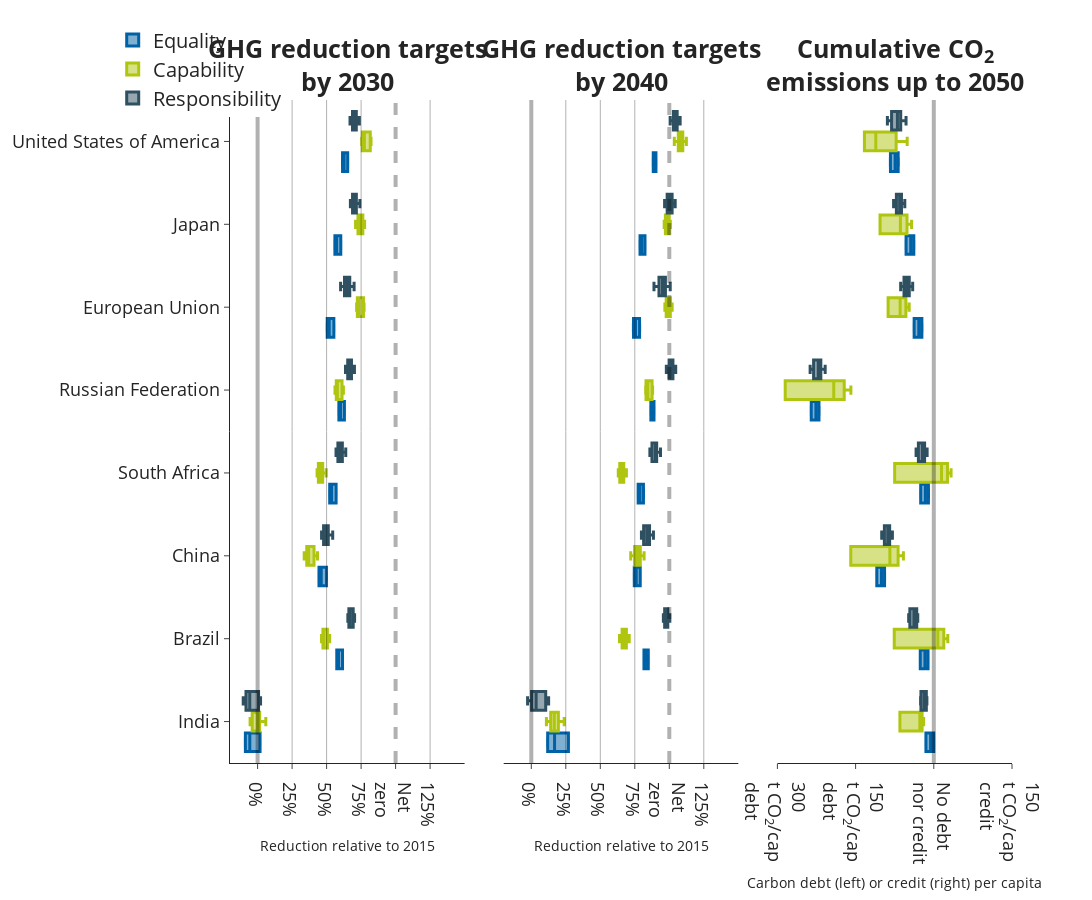

This figure's notebook cell:
### Markdown cell above
## Plot

### Code cell
fig = make_subplots(rows=1, cols=3,
                    specs=[[{}, {}, {}]],
                    subplot_titles=("<b>GHG reduction targets<br>by 2030", "<b>GHG reduction targets<br>by 2040", "<b>Cumulative CO<sub>2</sub><br>emissions up to 2050"),
                    #subplot_titles=("<b>GHG reduction targets<br>by 2030", "<b>GHG reduction targets<br>by 2040", "<b>Cumulative GHG</sub><br>emissions"),
                    horizontal_spacing = 0.05, vertical_spacing=0.05, shared_xaxes=False, shared_yaxes=True)

col1 = "#afc50f"#"rgba(255, 65, 54, 1)"
col2 = '#2e5061'#'rgba(61, 153, 112, 1)'
col3 = '#0062a6'

fig.add_trace(go.Box(x=vals_2030_pc, y=regs_pcc, name = 'Equality', boxpoints=False, offsetgroup='A', marker_color=col3, line_width=3), 1, 1)
fig.add_trace(go.Box(x=vals_2030_ap, y=regs_ap,name = 'Capability',boxpoints=False, offsetgroup='B', marker_color=col1, line_width=3), 1, 1)
fig.add_trace(go.Box(x=vals_2030_ecpc, y=regs_ecpc, name = 'Responsibility',boxpoints=False, offsetgroup='C', marker_color=col2, line_width=3), 1, 1) #rgba(255, 133, 27,1)

fig.add_trace(go.Box(x=vals_2040_pc, y=regs_pcc, offsetgroup='A', showlegend=False, boxpoints=False, marker_color=col3, line_width=3), 1, 2)
fig.add_trace(go.Box(x=vals_2040_ap, y=regs_ap, offsetgroup='B', showlegend=False, boxpoints=False, marker_color=col1, line_width=3), 1, 2)
fig.add_trace(go.Box(x=vals_2040_ecpc, y=regs_ecpc, offsetgroup='C', showlegend=False, boxpoints=False,  marker_color=col2, line_width=3), 1, 2)

fig.add_vline(x=0.25, line_width=1, line_dash="solid", line_color="black")
fig.add_vline(x=0.5, line_width=1, line_dash="solid", line_color="black")
fig.add_vline(x=0.75, line_width=1, line_dash="solid", line_color="black")
fig.add_vline(x=1.25, line_width=1, line_dash="solid", line_color="black")
fig.add_vline(x=1, line_width=4, line_dash="dash", line_color="black")

fig.add_trace(go.Box(x=debt_pc, y=regs_pcc, offsetgroup='A', showlegend=False, boxpoints=False, marker_color=col3, line_width=3), 1, 3)
fig.add_trace(go.Box(x=debt_ap, y=regs_ap, offsetgroup='B', showlegend=False, boxpoints=False, marker_color=col1, line_width=3), 1, 3)
fig.add_trace(go.Box(x=debt_ecpc, y=regs_ecpc, offsetgroup='C', showlegend=False, boxpoints=False,  marker_color=col2, line_width=3), 1, 3)
fig.add_vline(x=0, line_width=4, line_dash="solid", line_color="black")

fig.update_layout(
    boxmode='group', # group together boxes of the different traces for each value of x
      boxgap=0.25,       # Space between different categories (days)
    boxgroupgap=0.1,
        yaxis=dict(tickfont=dict(size=18)),   # Increase tick font size for first subplot
        yaxis2=dict(tickfont=dict(size=18), showline=False, ticks=''),
        yaxis3=dict(tickfont=dict(size=18), showline=False, ticks=''),
        xaxis=dict(tickfont=dict(size=18)),   # Increase tick font size for first subplot
        xaxis2=dict(tickfont=dict(size=18)),
        xaxis3=dict(tickfont=dict(size=18))
)

for i in range(3):
  fig.update_xaxes(
      tickvals=[[0, 0.25, 0.5, 0.75, 1.0, 1.25], [0, 0.25, 0.5, 0.75, 1.0, 1.25], [-300, -150, 0, 150]][i],  # Custom tick positions
      ticktext=[['0%', '25%', '50%', '75%', 'Net<br>zero', '125%'], ['0%', '25%', '50%', '75%', 'Net<br>zero', '125%'], ['300<br>t CO<sub>2</sub>/cap<br>debt', '150<br>t CO<sub>2</sub>/cap<br>debt', 'No debt<br>nor credit', '150<br>t CO<sub>2</sub>/cap<br>credit']][i],  # Custom tick labels
      row=1, col=1+i,
      range=[[-0.2, 1.5], [-0.2, 1.5], [-300, 150]][i],
      title_text = ["Reduction relative to 2015", "Reduction relative to 2015", "Carbon debt (left) or credit (right) per capita"][i],
  )

fig.update_traces(orientation='h')
for annotation in fig['layout']['annotations']:
    annotation['font'] = dict(size=25)
fig.update_layout(height=900, width=1600, template='simple_white',
                  legend=dict(
                     x=-0.15, y=1.12,
        font=dict(size=20)
    ))
fig.write_image(path_figs / "Figure_2_h2.svg", scale=4)
fig.show()

### Figure 1 — Plotly figure (JSON) as saved in the notebook; plotly's stock layout.template omitted (floating-point values rounded to 4 significant figures)
{"data": [{"boxpoints": false, "line": {"width": 3}, "marker": {"color": "#0062a6"}, "name": "Equality", "offsetgroup": "A", "orientation": "h", "type": "box", "x": [0.01794, 0.0179, 0.01782, 0.01765, 0.01799, -0.05651, -0.05656, -0.05663, -0.05682, -0.05646, -0.08857, -0.08862, -0.0887, -0.08889, -0.08852, 0.6154, 0.6154, 0.6154, 0.6154, 0.6154, 0.5862, 0.5863, 0.5863, 0.5862, 0.5862, 0.5737, 0.5737, 0.5737, 0.5737, 0.5737, 0.4989, 0.499, 0.4991, 0.4992, 0.4989, 0.4609, 0.4611, 0.4611, 0.4612, 0.461, 0.4446, 0.4447, 0.4448, 0.4449, 0.4446, 0.5688, 0.569, 0.5691, 0.5691, 0.5688, 0.5362, 0.5363, 0.5365, 0.5364, 0.5362, 0.5221, 0.5222, 0.5224, 0.5223, 0.5221, 0.629, 0.6291, 0.6292, 0.6292, 0.6289, 0.6009, 0.601, 0.6011, 0.6011, 0.6008, 0.5888, 0.5889, 0.589, 0.589, 0.5886, 0.5526, 0.5528, 0.553, 0.553, 0.5524, 0.5187, 0.5189, 0.5191, 0.5191, 0.5185, 0.5041, 0.5043, 0.5045, 0.5045, 0.5039, 0.6028, 0.603, 0.6031, 0.6031, 0.6027, 0.5727, 0.5729, 0.573, 0.573, 0.5726, 0.5597, 0.5599, 0.5601, 0.56, 0.5596, 0.653, 0.653, 0.6531, 0.6531, 0.6528, 0.6266, 0.6267, 0.6269, 0.6268, 0.6264, 0.6153, 0.6154, 0.6155, 0.6155, 0.6151], "xaxis": "x", "y": ["India", "India", "India", "India", "India", "India", "India", "India", "India", "India", "India", "India", "India", "India", "India", "Brazil", "Brazil", "Brazil", "Brazil", "Brazil", "Brazil", "Brazil", "Brazil", "Brazil", "Brazil", "Brazil", "Brazil", "Brazil", "Brazil", "Brazil", "China", "China", "China", "China", "China", "China", "China", "China", "China", "China", "China", "China", "China", "China", "China", "South Africa", "South Africa", "South Africa", "South Africa", "South Africa", "South Africa", "South Africa", "South Africa", "South Africa", "South Africa", "South Africa", "South Africa", "South Africa", "South Africa", "South Africa", "Russian Federation", "Russian Federation", "Russian Federation", "Russian Federation", "Russian Federation", "Russian Federation", "Russian Federation", "Russian Federation", "Russian Federation", "Russian Federation", "Russian Federation", "Russian Federation", "Russian Federation", "Russian Federation", "Russian Federation", "European Union", "European Union", "European Union", "European Union", "European Union", "European Union", "European Union", "European Union", "European Union", "European Union", "European Union", "European Union", "European Union", "European Union", "European Union", "Japan", "Japan", "Japan", "Japan", "Japan", "Japan", "Japan", "Japan", "Japan", "Japan", "Japan", "Japan", "Japan", "Japan", "Japan", "United States of America", "United States of America", "United States of America", "United States of America", "United States of America", "United States of America", "United States of America", "United States of America", "United States of America", "United States of America", "United States of America", "United States of America", "United States of America", "United States of America", "United States of America"], "yaxis": "y"}, {"boxpoints": false, "line": {"width": 3}, "marker": {"color": "#afc50f"}, "name": "Capability", "offsetgroup": "B", "orientation": "h", "type": "box", "x": [0.01401, -0.03153, -0.05115, 0.009118, -0.03517, -0.05424, 0.05957, 0.01797, 5.279e-05, null, null, null, null, null, null, 0.5222, 0.4931, 0.4806, 0.5083, 0.479, 0.4663, 0.5049, 0.4756, 0.463, null, null, null, null, null, null, 0.4343, 0.3881, 0.3682, 0.4172, 0.37, 0.3497, 0.4058, 0.3582, 0.3378, null, null, null, null, null, null, 0.4719, 0.4433, 0.431, 0.4716, 0.4436, 0.4315, 0.4973, 0.4706, 0.4592, null, null, null, null, null, null, 0.6113, 0.5761, 0.5609, 0.6216, 0.5873, 0.5725, 0.6132, 0.5782, 0.5631, null, null, null, null, null, null, 0.7714, 0.7384, 0.7241, 0.7679, 0.7334, 0.7186, 0.7668, 0.7325, 0.7177, null, null, null, null, null, null, 0.7584, 0.7245, 0.7099, 0.7748, 0.7423, 0.7283, 0.7755, 0.7434, 0.7295, null, null, null, null, null, null, 0.8159, 0.7738, 0.7557, 0.8219, 0.7784, 0.7596, 0.8178, 0.7737, 0.7547, null, null, null, null, null, null], "xaxis": "x", "y": ["India", "India", "India", "India", "India", "India", "India", "India", "India", "India", "India", "India", "India", "India", "India", "Brazil", "Brazil", "Brazil", "Brazil", "Brazil", "Brazil", "Brazil", "Brazil", "Brazil", "Brazil", "Brazil", "Brazil", "Brazil", "Brazil", "Brazil", "China", "China", "China", "China", "China", "China", "China", "China", "China", "China", "China", "China", "China", "China", "China", "South Africa", "South Africa", "South Africa", "South Africa", "South Africa", "South Africa", "South Africa", "South Africa", "South Africa", "South Africa", "South Africa", "South Africa", "South Africa", "South Africa", "South Africa", "Russian Federation", "Russian Federation", "Russian Federation", "Russian Federation", "Russian Federation", "Russian Federation", "Russian Federation", "Russian Federation", "Russian Federation", "Russian Federation", "Russian Federation", "Russian Federation", "Russian Federation", "Russian Federation", "Russian Federation", "European Union", "European Union", "European Union", "European Union", "European Union", "European Union", "European Union", "European Union", "European Union", "European Union", "European Union", "European Union", "European Union", "European Union", "European Union", "Japan", "Japan", "Japan", "Japan", "Japan", "Japan", "Japan", "Japan", "Japan", "Japan", "Japan", "Japan", "Japan", "Japan", "Japan", "United States of America", "United States of America", "United States of America", "United States of America", "United States of America", "United States of America", "United States of America", "United States of America", "United States of America", "United States of America", "United States of America", "United States of America", "United States of America", "United States of America", "United States of America"], "yaxis": "y"}, {"boxpoints": false, "line": {"width": 3}, "marker": {"color": "#2e5061"}, "name": "Responsibility", "offsetgroup": "C", "orientation": "h", "type": "box", "x": [0.00934, 0.01672, 0.02149, -0.0002284, 0.01155, -0.05922, -0.05134, -0.04627, -0.06942, -0.05686, -0.0937, -0.08552, -0.08024, -0.1043, -0.09126, 0.6926, 0.6977, 0.7028, 0.6984, 0.6927, 0.6646, 0.67, 0.6755, 0.6707, 0.6647, 0.654, 0.6596, 0.6653, 0.6603, 0.6541, 0.5113, 0.5261, 0.5353, 0.5442, 0.5122, 0.4766, 0.4923, 0.5022, 0.5117, 0.4776, 0.4635, 0.4799, 0.4901, 0.5, 0.4645, 0.6142, 0.6267, 0.6388, 0.6333, 0.614, 0.5816, 0.595, 0.6078, 0.602, 0.5814, 0.5686, 0.5824, 0.5958, 0.5897, 0.5683, 0.6817, 0.6888, 0.6967, 0.7018, 0.6746, 0.6542, 0.6619, 0.6703, 0.6757, 0.6466, 0.6447, 0.6526, 0.6614, 0.6669, 0.6368, 0.6608, 0.6751, 0.6914, 0.6993, 0.6478, 0.6289, 0.6441, 0.6615, 0.6699, 0.615, 0.6159, 0.6317, 0.6498, 0.6586, 0.6014, 0.7143, 0.7263, 0.7381, 0.7412, 0.7102, 0.6873, 0.7001, 0.7127, 0.716, 0.6829, 0.677, 0.6903, 0.7034, 0.7068, 0.6724, 0.7164, 0.7228, 0.7305, 0.7371, 0.7071, 0.6895, 0.6964, 0.7046, 0.7116, 0.6796, 0.68, 0.6872, 0.6957, 0.7029, 0.6697], "xaxis": "x", "y": ["India", "India", "India", "India", "India", "India", "India", "India", "India", "India", "India", "India", "India", "India", "India", "Brazil", "Brazil", "Brazil", "Brazil", "Brazil", "Brazil", "Brazil", "Brazil", "Brazil", "Brazil", "Brazil", "Brazil", "Brazil", "Brazil", "Brazil", "China", "China", "China", "China", "China", "China", "China", "China", "China", "China", "China", "China", "China", "China", "China", "South Africa", "South Africa", "South Africa", "South Africa", "South Africa", "South Africa", "South Africa", "South Africa", "South Africa", "South Africa", "South Africa", "South Africa", "South Africa", "South Africa", "South Africa", "Russian Federation", "Russian Federation", "Russian Federation", "Russian Federation", "Russian Federation", "Russian Federation", "Russian Federation", "Russian Federation", "Russian Federation", "Russian Federation", "Russian Federation", "Russian Federation", "Russian Federation", "Russian Federation", "Russian Federation", "European Union", "European Union", "European Union", "European Union", "European Union", "European Union", "European Union", "European Union", "European Union", "European Union", "European Union", "European Union", "European Union", "European Union", "European Union", "Japan", "Japan", "Japan", "Japan", "Japan", "Japan", "Japan", "Japan", "Japan", "Japan", "Japan", "Japan", "Japan", "Japan", "Japan", "United States of America", "United States of America", "United States of America", "United States of America", "United States of America", "United States of America", "United States of America", "United States of America", "United States of America", "United States of America", "United States of America", "United States of America", "United States of America", "United States of America", "United States of America"], "yaxis": "y"}, {"boxpoints": false, "line": {"width": 3}, "marker": {"color": "#0062a6"}, "offsetgroup": "A", "orientation": "h", "showlegend": false, "type": "box", "x": [0.2692, 0.2691, 0.269, 0.2689, 0.2692, 0.1687, 0.1686, 0.1686, 0.1683, 0.1688, 0.1186, 0.1185, 0.1184, 0.1182, 0.1187, 0.8477, 0.8477, 0.8477, 0.8477, 0.8477, 0.8267, 0.8268, 0.8268, 0.8268, 0.8268, 0.8163, 0.8163, 0.8164, 0.8163, 0.8163, 0.7893, 0.7894, 0.7895, 0.7896, 0.7893, 0.7603, 0.7605, 0.7605, 0.7606, 0.7603, 0.7459, 0.746, 0.7461, 0.7462, 0.7459, 0.8126, 0.8128, 0.8129, 0.8129, 0.8126, 0.7869, 0.787, 0.7872, 0.7872, 0.7869, 0.774, 0.7742, 0.7744, 0.7743, 0.774, 0.8891, 0.8892, 0.8893, 0.8893, 0.8889, 0.8738, 0.8739, 0.8741, 0.874, 0.8736, 0.8662, 0.8663, 0.8665, 0.8664, 0.866, 0.7846, 0.7848, 0.785, 0.785, 0.7844, 0.755, 0.7552, 0.7555, 0.7554, 0.7547, 0.7402, 0.7405, 0.7407, 0.7407, 0.74, 0.8238, 0.824, 0.8241, 0.8241, 0.8237, 0.7996, 0.7998, 0.7999, 0.7999, 0.7995, 0.7875, 0.7877, 0.7879, 0.7878, 0.7874, 0.9033, 0.9034, 0.9035, 0.9035, 0.9031, 0.89, 0.8901, 0.8903, 0.8902, 0.8898, 0.8834, 0.8835, 0.8837, 0.8836, 0.8832], "xaxis": "x2", "y": ["India", "India", "India", "India", "India", "India", "India", "India", "India", "India", "India", "India", "India", "India", "India", "Brazil", "Brazil", "Brazil", "Brazil", "Brazil", "Brazil", "Brazil", "Brazil", "Brazil", "Brazil", "Brazil", "Brazil", "Brazil", "Brazil", "Brazil", "China", "China", "China", "China", "China", "China", "China", "China", "China", "China", "China", "China", "China", "China", "China", "South Africa", "South Africa", "South Africa", "South Africa", "South Africa", "South Africa", "South Africa", "South Africa", "South Africa", "South Africa", "South Africa", "South Africa", "South Africa", "South Africa", "South Africa", "Russian Federation", "Russian Federation", "Russian Federation", "Russian Federation", "Russian Federation", "Russian Federation", "Russian Federation", "Russian Federation", "Russian Federation", "Russian Federation", "Russian Federation", "Russian Federation", "Russian Federation", "Russian Federation", "Russian Federation", "European Union", "European Union", "European Union", "European Union", "European Union", "European Union", "European Union", "European Union", "European Union", "European Union", "European Union", "European Union", "European Union", "European Union", "European Union", "Japan", "Japan", "Japan", "Japan", "Japan", "Japan", "Japan", "Japan", "Japan", "Japan", "Japan", "Japan", "Japan", "Japan", "Japan", "United States of America", "United States of America", "United States of America", "United States of America", "United States of America", "United States of America", "United States of America", "United States of America", "United States of America", "United States of America", "United States of America", "United States of America", "United States of America", "United States of America", "United States of America"], "yaxis": "y2"}, {"boxpoints": false, "line": {"width": 3}, "marker": {"color": "#afc50f"}, "offsetgroup": "B", "orientation": "h", "showlegend": false, "type": "box", "x": [0.2383, 0.1805, 0.1517, 0.1897, 0.1361, 0.1094, 0.2159, 0.1667, 0.1421, null, null, null, null, null, null, 0.7096, 0.679, 0.6637, 0.6847, 0.6543, 0.6392, 0.7014, 0.6733, 0.6592, null, null, null, null, null, null, 0.8173, 0.7776, 0.7578, 0.8097, 0.7704, 0.7508, 0.7834, 0.7414, 0.7205, null, null, null, null, null, null, 0.6752, 0.6485, 0.6352, 0.6685, 0.643, 0.6303, 0.6891, 0.6653, 0.6534, null, null, null, null, null, null, 0.875, 0.8446, 0.8294, 0.8755, 0.8445, 0.829, 0.879, 0.8475, 0.8318, null, null, null, null, null, null, 1.005, 0.9801, 0.9679, 1.021, 0.9923, 0.9782, 1.016, 0.9885, 0.9749, null, null, null, null, null, null, 0.9989, 0.9749, 0.963, 1.007, 0.9842, 0.9727, 1.001, 0.9793, 0.9683, null, null, null, null, null, null, 1.076, 1.05, 1.036, 1.124, 1.089, 1.072, 1.123, 1.088, 1.07, null, null, null, null, null, null], "xaxis": "x2", "y": ["India", "India", "India", "India", "India", "India", "India", "India", "India", "India", "India", "India", "India", "India", "India", "Brazil", "Brazil", "Brazil", "Brazil", "Brazil", "Brazil", "Brazil", "Brazil", "Brazil", "Brazil", "Brazil", "Brazil", "Brazil", "Brazil", "Brazil", "China", "China", "China", "China", "China", "China", "China", "China", "China", "China", "China", "China", "China", "China", "China", "South Africa", "South Africa", "South Africa", "South Africa", "South Africa", "South Africa", "South Africa", "South Africa", "South Africa", "South Africa", "South Africa", "South Africa", "South Africa", "South Africa", "South Africa", "Russian Federation", "Russian Federation", "Russian Federation", "Russian Federation", "Russian Federation", "Russian Federation", "Russian Federation", "Russian Federation", "Russian Federation", "Russian Federation", "Russian Federation", "Russian Federation", "Russian Federation", "Russian Federation", "Russian Federation", "European Union", "European Union", "European Union", "European Union", "European Union", "European Union", "European Union", "European Union", "European Union", "European Union", "European Union", "European Union", "European Union", "European Union", "European Union", "Japan", "Japan", "Japan", "Japan", "Japan", "Japan", "Japan", "Japan", "Japan", "Japan", "Japan", "Japan", "Japan", "Japan", "Japan", "United States of America", "United States of America", "United States of America", "United States of America", "United States of America", "United States of America", "United States of America", "United States of America", "United States of America", "United States of America", "United States of America", "United States of America", "United States of America", "United States of America", "United States of America"], "yaxis": "y2"}, {"boxpoints": false, "line": {"width": 3}, "marker": {"color": "#2e5061"}, "offsetgroup": "C", "orientation": "h", "showlegend": false, "type": "box", "x": [0.1079, 0.1186, 0.1255, 0.09396, 0.1111, 0.03137, 0.04281, 0.05019, 0.01655, 0.03479, -0.01157, 0.0003185, 0.007987, -0.02698, -0.008013, 0.9891, 0.9964, 1.004, 0.9974, 0.9893, 0.9667, 0.9746, 0.9826, 0.9756, 0.967, 0.957, 0.9652, 0.9735, 0.9663, 0.9572, 0.8373, 0.8588, 0.8721, 0.8851, 0.8386, 0.8099, 0.8329, 0.8471, 0.8609, 0.8114, 0.7981, 0.822, 0.8368, 0.8511, 0.7996, 0.9004, 0.9186, 0.9361, 0.9282, 0.9001, 0.8726, 0.892, 0.9106, 0.9022, 0.8722, 0.8596, 0.8797, 0.8991, 0.8904, 0.8592, 1.017, 1.028, 1.039, 1.046, 1.007, 0.9976, 1.009, 1.021, 1.029, 0.9865, 0.99, 1.002, 1.014, 1.022, 0.9785, 0.9507, 0.9714, 0.9952, 1.007, 0.9318, 0.9231, 0.9451, 0.9705, 0.9827, 0.9029, 0.91, 0.933, 0.9593, 0.972, 0.889, 1.004, 1.021, 1.038, 1.043, 0.9976, 0.982, 1.001, 1.019, 1.024, 0.9756, 0.9726, 0.9918, 1.011, 1.016, 0.9659, 1.048, 1.058, 1.069, 1.079, 1.035, 1.029, 1.039, 1.051, 1.061, 1.014, 1.021, 1.031, 1.044, 1.054, 1.006], "xaxis": "x2", "y": ["India", "India", "India", "India", "India", "India", "India", "India", "India", "India", "India", "India", "India", "India", "India", "Brazil", "Brazil", "Brazil", "Brazil", "Brazil", "Brazil", "Brazil", "Brazil", "Brazil", "Brazil", "Brazil", "Brazil", "Brazil", "Brazil", "Brazil", "China", "China", "China", "China", "China", "China", "China", "China", "China", "China", "China", "China", "China", "China", "China", "South Africa", "South Africa", "South Africa", "South Africa", "South Africa", "South Africa", "South Africa", "South Africa", "South Africa", "South Africa", "South Africa", "South Africa", "South Africa", "South Africa", "South Africa", "Russian Federation", "Russian Federation", "Russian Federation", "Russian Federation", "Russian Federation", "Russian Federation", "Russian Federation", "Russian Federation", "Russian Federation", "Russian Federation", "Russian Federation", "Russian Federation", "Russian Federation", "Russian Federation", "Russian Federation", "European Union", "European Union", "European Union", "European Union", "European Union", "European Union", "European Union", "European Union", "European Union", "European Union", "European Union", "European Union", "European Union", "European Union", "European Union", "Japan", "Japan", "Japan", "Japan", "Japan", "Japan", "Japan", "Japan", "Japan", "Japan", "Japan", "Japan", "Japan", "Japan", "Japan", "United States of America", "United States of America", "United States of America", "United States of America", "United States of America", "United States of America", "United States of America", "United States of America", "United States of America", "United States of America", "United States of America", "United States of America", "United States of America", "United States of America", "United States of America"], "yaxis": "y2"}, {"boxpoints": false, "line": {"width": 3}, "marker": {"color": "#0062a6"}, "offsetgroup": "A", "orientation": "h", "showlegend": false, "type": "box", "x": [-15.13, -6.142, -0.1925, -15.13, -6.138, -0.1885, -15.12, -6.132, -0.1816, -15.11, -6.117, -0.165, -15.13, -6.146, -0.1971, -25.97, -16.98, -11.03, -25.98, -16.99, -11.04, -25.98, -17.0, -11.05, -25.97, -16.98, -11.03, -25.97, -16.98, -11.03, -109.3, -100.3, -94.38, -109.4, -100.4, -94.42, -109.4, -100.4, -94.44, -109.4, -100.4, -94.47, -109.3, -100.3, -94.39, -25.15, -16.15, -10.2, -25.18, -16.2, -10.25, -25.23, -16.25, -10.3, -25.22, -16.23, -10.29, -25.15, -16.15, -10.2, -235.1, -226.1, -220.1, -235.1, -226.2, -220.2, -235.2, -226.2, -220.3, -235.2, -226.2, -220.3, -235.0, -226.0, -220.1, -37.73, -28.73, -22.78, -37.77, -28.78, -22.83, -37.82, -28.84, -22.9, -37.81, -28.83, -22.88, -37.67, -28.67, -22.7, -53.2, -44.2, -38.25, -53.25, -44.26, -38.31, -53.3, -44.32, -38.37, -53.29, -44.3, -38.36, -53.17, -44.17, -38.21, -83.17, -74.18, -68.22, -83.21, -74.22, -68.27, -83.28, -74.3, -68.36, -83.25, -74.27, -68.33, -83.06, -74.05, -68.08], "xaxis": "x3", "y": ["India", "India", "India", "India", "India", "India", "India", "India", "India", "India", "India", "India", "India", "India", "India", "Brazil", "Brazil", "Brazil", "Brazil", "Brazil", "Brazil", "Brazil", "Brazil", "Brazil", "Brazil", "Brazil", "Brazil", "Brazil", "Brazil", "Brazil", "China", "China", "China", "China", "China", "China", "China", "China", "China", "China", "China", "China", "China", "China", "China", "South Africa", "South Africa", "South Africa", "South Africa", "South Africa", "South Africa", "South Africa", "South Africa", "South Africa", "South Africa", "South Africa", "South Africa", "South Africa", "South Africa", "South Africa", "Russian Federation", "Russian Federation", "Russian Federation", "Russian Federation", "Russian Federation", "Russian Federation", "Russian Federation", "Russian Federation", "Russian Federation", "Russian Federation", "Russian Federation", "Russian Federation", "Russian Federation", "Russian Federation", "Russian Federation", "European Union", "European Union", "European Union", "European Union", "European Union", "European Union", "European Union", "European Union", "European Union", "European Union", "European Union", "European Union", "European Union", "European Union", "European Union", "Japan", "Japan", "Japan", "Japan", "Japan", "Japan", "Japan", "Japan", "Japan", "Japan", "Japan", "Japan", "Japan", "Japan", "Japan", "United States of America", "United States of America", "United States of America", "United States of America", "United States of America", "United States of America", "United States of America", "United States of America", "United States of America", "United States of America", "United States of America", "United States of America", "United States of America", "United States of America", "United States of America"], "yaxis": "y3"}, {"boxpoints": false, "line": {"width": 3}, "marker": {"color": "#afc50f"}, "offsetgroup": "B", "orientation": "h", "showlegend": false, "type": "box", "x": [-28.58, -24.16, -21.24, -26.31, -22.22, -19.51, -26.75, -22.95, -20.44, -65.02, -65.02, -65.02, -65.02, -65.02, -65.02, 3.824, 14.92, 22.26, 8.517, 19.55, 26.85, 7.736, 18.12, 24.99, -75.88, -75.88, -75.88, -75.88, -75.88, -75.88, -85.81, -72.06, -62.95, -84.24, -70.42, -61.26, -82.21, -67.84, -58.33, -159.3, -159.3, -159.3, -159.3, -159.3, -159.3, 14.74, 24.63, 31.18, 17.14, 26.74, 33.1, 13.47, 22.44, 28.38, -75.08, -75.08, -75.08, -75.08, -75.08, -75.08, -189.7, -171.3, -159.1, -191.9, -173.5, -161.3, -193.4, -174.7, -162.3, -285.0, -285.0, -285.0, -285.0, -285.0, -285.0, -61.76, -52.99, -47.19, -64.87, -55.3, -48.96, -64.56, -55.21, -49.02, -87.67, -87.67, -87.67, -87.67, -87.67, -87.67, -63.8, -51.04, -42.59, -65.27, -53.26, -45.3, -64.07, -52.45, -44.76, -103.1, -103.1, -103.1, -103.1, -103.1, -103.1, -89.34, -66.3, -51.05, -111.3, -83.96, -65.9, -114.8, -86.82, -68.31, -133.1, -133.1, -133.1, -133.1, -133.1, -133.1], "xaxis": "x3", "y": ["India", "India", "India", "India", "India", "India", "India", "India", "India", "India", "India", "India", "India", "India", "India", "Brazil", "Brazil", "Brazil", "Brazil", "Brazil", "Brazil", "Brazil", "Brazil", "Brazil", "Brazil", "Brazil", "Brazil", "Brazil", "Brazil", "Brazil", "China", "China", "China", "China", "China", "China", "China", "China", "China", "China", "China", "China", "China", "China", "China", "South Africa", "South Africa", "South Africa", "South Africa", "South Africa", "South Africa", "South Africa", "South Africa", "South Africa", "South Africa", "South Africa", "South Africa", "South Africa", "South Africa", "South Africa", "Russian Federation", "Russian Federation", "Russian Federation", "Russian Federation", "Russian Federation", "Russian Federation", "Russian Federation", "Russian Federation", "Russian Federation", "Russian Federation", "Russian Federation", "Russian Federation", "Russian Federation", "Russian Federation", "Russian Federation", "European Union", "European Union", "European Union", "European Union", "European Union", "European Union", "European Union", "European Union", "European Union", "European Union", "European Union", "European Union", "European Union", "European Union", "European Union", "Japan", "Japan", "Japan", "Japan", "Japan", "Japan", "Japan", "Japan", "Japan", "Japan", "Japan", "Japan", "Japan", "Japan", "Japan", "United States of America", "United States of America", "United States of America", "United States of America", "United States of America", "United States of America", "United States of America", "United States of America", "United States of America", "United States of America", "United States of America", "United States of America", "United States of America", "United States of America", "United States of America"], "yaxis": "y3"}, {"boxpoints": false, "line": {"width": 3}, "marker": {"color": "#2e5061"}, "offsetgroup": "C", "orientation": "h", "showlegend": false, "type": "box", "x": [-24.77, -25.11, -25.33, -24.33, -24.87, -18.18, -18.58, -18.84, -17.66, -18.3, -13.81, -14.25, -14.54, -13.24, -13.94, -45.94, -47.06, -48.2, -47.21, -45.97, -36.82, -38.13, -39.48, -38.31, -36.85, -30.77, -32.22, -33.7, -32.42, -30.81, -94.67, -97.04, -98.51, -99.94, -94.82, -85.49, -88.28, -90.02, -91.7, -85.67, -79.42, -82.49, -84.39, -86.24, -79.61, -29.57, -31.82, -33.98, -33.01, -29.53, -19.52, -22.17, -24.72, -23.57, -19.47, -12.86, -15.78, -18.59, -17.32, -12.81, -231.1, -233.3, -235.7, -237.2, -228.9, -219.1, -221.7, -224.5, -226.3, -216.6, -211.2, -214.0, -217.1, -219.1, -208.4, -57.53, -59.76, -62.32, -63.55, -55.48, -48.89, -51.51, -54.53, -55.98, -46.48, -43.17, -46.06, -49.37, -50.97, -40.52, -71.98, -74.26, -76.53, -77.12, -71.18, -62.76, -65.45, -68.12, -68.82, -61.82, -56.66, -59.62, -62.56, -63.33, -55.63, -81.8, -84.05, -86.73, -89.02, -78.57, -67.13, -69.79, -72.95, -75.64, -63.33, -57.43, -60.35, -63.83, -66.79, -53.24], "xaxis": "x3", "y": ["India", "India", "India", "India", "India", "India", "India", "India", "India", "India", "India", "India", "India", "India", "India", "Brazil", "Brazil", "Brazil", "Brazil", "Brazil", "Brazil", "Brazil", "Brazil", "Brazil", "Brazil", "Brazil", "Brazil", "Brazil", "Brazil", "Brazil", "China", "China", "China", "China", "China", "China", "China", "China", "China", "China", "China", "China", "China", "China", "China", "South Africa", "South Africa", "South Africa", "South Africa", "South Africa", "South Africa", "South Africa", "South Africa", "South Africa", "South Africa", "South Africa", "South Africa", "South Africa", "South Africa", "South Africa", "Russian Federation", "Russian Federation", "Russian Federation", "Russian Federation", "Russian Federation", "Russian Federation", "Russian Federation", "Russian Federation", "Russian Federation", "Russian Federation", "Russian Federation", "Russian Federation", "Russian Federation", "Russian Federation", "Russian Federation", "European Union", "European Union", "European Union", "European Union", "European Union", "European Union", "European Union", "European Union", "European Union", "European Union", "European Union", "European Union", "European Union", "European Union", "European Union", "Japan", "Japan", "Japan", "Japan", "Japan", "Japan", "Japan", "Japan", "Japan", "Japan", "Japan", "Japan", "Japan", "Japan", "Japan", "United States of America", "United States of America", "United States of America", "United States of America", "United States of America", "United States of America", "United States of America", "United States of America", "United States of America", "United States of America", "United States of America", "United States of America", "United States of America", "United States of America", "United States of America"], "yaxis": "y3"}], "layout": {"annotations": [{"font": {"size": 25}, "showarrow": false, "text": "<b>GHG reduction targets<br>by 2030", "x": 0.15, "xanchor": "center", "xref": "paper", "y": 1, "yanchor": "bottom", "yref": "paper"}, {"font": {"size": 25}, "showarrow": false, "text": "<b>GHG reduction targets<br>by 2040", "x": 0.5, "xanchor": "center", "xref": "paper", "y": 1, "yanchor": "bottom", "yref": "paper"}, {"font": {"size": 25}, "showarrow": false, "text": "<b>Cumulative CO<sub>2</sub><br>emissions up to 2050", "x": 0.85, "xanchor": "center", "xref": "paper", "y": 1, "yanchor": "bottom", "yref": "paper"}], "boxgap": 0.25, "boxgroupgap": 0.1, "boxmode": "group", "height": 900, "legend": {"font": {"size": 20}, "x": -0.15, "y": 1.12}, "shapes": [{"line": {"color": "black", "dash": "solid", "width": 1}, "type": "line", "x0": 0.25, "x1": 0.25, "xref": "x", "y0": 0, "y1": 1, "yref": "y domain"}, {"line": {"color": "black", "dash": "solid", "width": 1}, "type": "line", "x0": 0.25, "x1": 0.25, "xref": "x2", "y0": 0, "y1": 1, "yref": "y2 domain"}, {"line": {"color": "black", "dash": "solid", "width": 1}, "type": "line", "x0": 0.5, "x1": 0.5, "xref": "x", "y0": 0, "y1": 1, "yref": "y domain"}, {"line": {"color": "black", "dash": "solid", "width": 1}, "type": "line", "x0": 0.5, "x1": 0.5, "xref": "x2", "y0": 0, "y1": 1, "yref": "y2 domain"}, {"line": {"color": "black", "dash": "solid", "width": 1}, "type": "line", "x0": 0.75, "x1": 0.75, "xref": "x", "y0": 0, "y1": 1, "yref": "y domain"}, {"line": {"color": "black", "dash": "solid", "width": 1}, "type": "line", "x0": 0.75, "x1": 0.75, "xref": "x2", "y0": 0, "y1": 1, "yref": "y2 domain"}, {"line": {"color": "black", "dash": "solid", "width": 1}, "type": "line", "x0": 1.25, "x1": 1.25, "xref": "x", "y0": 0, "y1": 1, "yref": "y domain"}, {"line": {"color": "black", "dash": "solid", "width": 1}, "type": "line", "x0": 1.25, "x1": 1.25, "xref": "x2", "y0": 0, "y1": 1, "yref": "y2 domain"}, {"line": {"color": "black", "dash": "dash", "width": 4}, "type": "line", "x0": 1, "x1": 1, "xref": "x", "y0": 0, "y1": 1, "yref": "y domain"}, {"line": {"color": "black", "dash": "dash", "width": 4}, "type": "line", "x0": 1, "x1": 1, "xref": "x2", "y0": 0, "y1": 1, "yref": "y2 domain"}, {"line": {"color": "black", "dash": "solid", "width": 4}, "type": "line", "x0": 0, "x1": 0, "xref": "x", "y0": 0, "y1": 1, "yref": "y domain"}, {"line": {"color": "black", "dash": "solid", "width": 4}, "type": "line", "x0": 0, "x1": 0, "xref": "x2", "y0": 0, "y1": 1, "yref": "y2 domain"}, {"line": {"color": "black", "dash": "solid", "width": 4}, "type": "line", "x0": 0, "x1": 0, "xref": "x3", "y0": 0, "y1": 1, "yref": "y3 domain"}], "width": 1600, "xaxis": {"anchor": "y", "domain": [0, 0.3], "range": [-0.2, 1.5], "tickfont": {"size": 18}, "ticktext": ["0%", "25%", "50%", "75%", "Net<br>zero", "125%"], "tickvals": [0, 0.25, 0.5, 0.75, 1, 1.25], "title": {"text": "Reduction relative to 2015"}}, "xaxis2": {"anchor": "y2", "domain": [0.35, 0.65], "range": [-0.2, 1.5], "tickfont": {"size": 18}, "ticktext": ["0%", "25%", "50%", "75%", "Net<br>zero", "125%"], "tickvals": [0, 0.25, 0.5, 0.75, 1, 1.25], "title": {"text": "Reduction relative to 2015"}}, "xaxis3": {"anchor": "y3", "domain": [0.7, 1], "range": [-300, 150], "tickfont": {"size": 18}, "ticktext": ["300<br>t CO<sub>2</sub>/cap<br>debt", "150<br>t CO<sub>2</sub>/cap<br>debt", "No debt<br>nor credit", "150<br>t CO<sub>2</sub>/cap<br>credit"], "tickvals": [-300, -150, 0, 150], "title": {"text": "Carbon debt (left) or credit (right) per capita"}}, "yaxis": {"anchor": "x", "domain": [0, 1], "tickfont": {"size": 18}}, "yaxis2": {"anchor": "x2", "domain": [0, 1], "matches": "y", "showline": false, "showticklabels": false, "tickfont": {"size": 18}, "ticks": ""}, "yaxis3": {"anchor": "x3", "domain": [0, 1], "matches": "y", "showline": false, "showticklabels": false, "tickfont": {"size": 18}, "ticks": ""}}}
